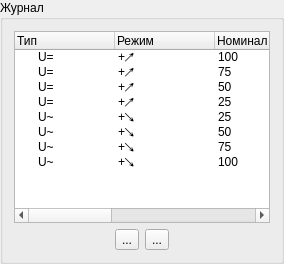
             <widget class="QGroupBox" name="groupBox_27">
              <property name="title">
               <string>Журнал</string>
              </property>
              <layout class="QVBoxLayout" name="verticalLayout_32">
               <item>
                <widget class="QTreeWidget" name="treeWidget_4">
                 <column>
                  <property name="text">
                   <string>Тип</string>
                  </property>
                 </column>
                 <column>
                  <property name="text">
                   <string>Режим</string>
                  </property>
                 </column>
                 <column>
                  <property name="text">
                   <string>Номинал</string>
                  </property>
                 </column>
                 <column>
                  <property name="text">
                   <string>Значение метки</string>
                  </property>
                 </column>
                 <column>
                  <property name="text">
                   <string>Диапазон</string>
                  </property>
                 </column>
                 <column>
                  <property name="text">
                   <string>Нормирующее значение</string>
                  </property>
                 </column>
                 <column>
                  <property name="text">
                   <string>Допустимая погрешность, %</string>
                  </property>
                 </column>
                 <column>
                  <property name="text">
                   <string/>
                  </property>
                 </column>
                 <item>
                  <property name="text">
                   <string>U=</string>
                  </property>
                  <property name="text">
                   <string>+↗</string>
                  </property>
                  <property name="text">
                   <string>100</string>
                  </property>
                  <property name="text">
                   <string>100</string>
                  </property>
                  <property name="text">
                   <string>100</string>
                  </property>
                  <property name="text">
                   <string>100</string>
                  </property>
                  <property name="text">
                   <string>1</string>
                  </property>
                  <property name="text">
                   <string/>
                  </property>
                 </item>
                 <item>
                  <property name="text">
                   <string>U=</string>
                  </property>
                  <property name="text">
                   <string>+↗</string>
                  </property>
                  <property name="text">
                   <string>75</string>
                  </property>
                  <property name="text">
                   <string>75</string>
                  </property>
                  <property name="text">
                   <string>100</string>
                  </property>
                  <property name="text">
                   <string>100</string>
                  </property>
                  <property name="text">
                   <string>1</string>
                  </property>
                  <property name="text">
                   <string/>
                  </property>
                 </item>
                 <item>
                  <property name="text">
                   <string>U=</string>
                  </property>
                  <property name="text">
                   <string>+↗</string>
                  </property>
                  <property name="text">
                   <string>50</string>
                  </property>
                  <property name="text">
                   <string>50</string>
                  </property>
                  <property name="text">
                   <string>100</string>
                  </property>
                  <property name="text">
                   <string>100</string>
                  </property>
                  <property name="text">
                   <string>1</string>
                  </property>
                  <property name="text">
                   <string/>
                  </property>
                 </item>
                 <item>
                  <property name="text">
                   <string>U=</string>
                  </property>
                  <property name="text">
                   <string>+↗</string>
                  </property>
                  <property name="text">
                   <string>25</string>
                  </property>
                  <property name="text">
                   <string>25</string>
                  </property>
                  <property name="text">
                   <string>100</string>
                  </property>
                  <property name="text">
                   <string>100</string>
                  </property>
                  <property name="text">
                   <string>1</string>
                  </property>
                  <property name="text">
                   <string/>
                  </property>
                 </item>
                 <item>
                  <property name="text">
                   <string>U~</string>
                  </property>
                  <property name="text">
                   <string>+↘</string>
                  </property>
                  <property name="text">
                   <string>25</string>
                  </property>
                  <property name="text">
                   <string>25</string>
                  </property>
                  <property name="text">
                   <string>100</string>
                  </property>
                  <property name="text">
                   <string>100</string>
                  </property>
                  <property name="text">
                   <string>1</string>
                  </property>
                  <property name="text">
                   <string/>
                  </property>
                 </item>
                 <item>
                  <property name="text">
                   <string>U~</string>
                  </property>
                  <property name="text">
                   <string>+↘</string>
                  </property>
                  <property name="text">
                   <string>50</string>
                  </property>
                  <property name="text">
                   <string>50</string>
                  </property>
                  <property name="text">
                   <string>100</string>
                  </property>
                  <property name="text">
                   <string>100</string>
                  </property>
                  <property name="text">
                   <string>1</string>
                  </property>
                  <property name="text">
                   <string/>
                  </property>
                 </item>
                 <item>
                  <property name="text">
                   <string>U~</string>
                  </property>
                  <property name="text">
                   <string>+↘</string>
                  </property>
                  <property name="text">
                   <string>75</string>
                  </property>
                  <property name="text">
                   <string>75</string>
                  </property>
                  <property name="text">
                   <string>100</string>
                  </property>
                  <property name="text">
                   <string>100</string>
                  </property>
                  <property name="text">
                   <string>1</string>
                  </property>
                  <property name="text">
                   <string/>
                  </property>
                 </item>
                 <item>
                  <property name="text">
                   <string>U~</string>
                  </property>
                  <property name="text">
                   <string>+↘</string>
                  </property>
                  <property name="text">
                   <string>100</string>
                  </property>
                  <property name="text">
                   <string>100</string>
                  </property>
                  <property name="text">
                   <string>100</string>
                  </property>
                  <property name="text">
                   <string>100</string>
                  </property>
                  <property name="text">
                   <string>1</string>
                  </property>
                  <property name="text">
                   <string/>
                  </property>
                 </item>
                </widget>
               </item>
               <item>
                <layout class="QHBoxLayout" name="horizontalLayout_37">
                 <item>
                  <spacer name="horizontalSpacer_28">
                   <property name="orientation">
                    <enum>Qt::Horizontal</enum>
                   </property>
                   <property name="sizeHint" stdset="0">
                    <size>
                     <width>40</width>
                     <height>20</height>
                    </size>
                   </property>
                  </spacer>
                 </item>
                 <item>
                  <widget class="QToolButton" name="toolButton_9">
                   <property name="text">
                    <string>...</string>
                   </property>
                   <property name="icon">
                    <iconset resource="Res.qrc">
                     <normaloff>:/Images/Images/up.png</normaloff>:/Images/Images/up.png</iconset>
                   </property>
                  </widget>
                 </item>
                 <item>
                  <widget class="QToolButton" name="toolButton_10">
                   <property name="text">
                    <string>...</string>
                   </property>
                   <property name="icon">
                    <iconset resource="Res.qrc">
                     <normaloff>:/Images/Images/down.png</normaloff>:/Images/Images/down.png</iconset>
                   </property>
                  </widget>
                 </item>
                 <item>
                  <spacer name="horizontalSpacer_29">
                   <property name="orientation">
                    <enum>Qt::Horizontal</enum>
                   </property>
                   <property name="sizeHint" stdset="0">
                    <size>
                     <width>40</width>
                     <height>20</height>
                    </size>
                   </property>
                  </spacer>
                 </item>
                </layout>
               </item>
              </layout>
             </widget>
